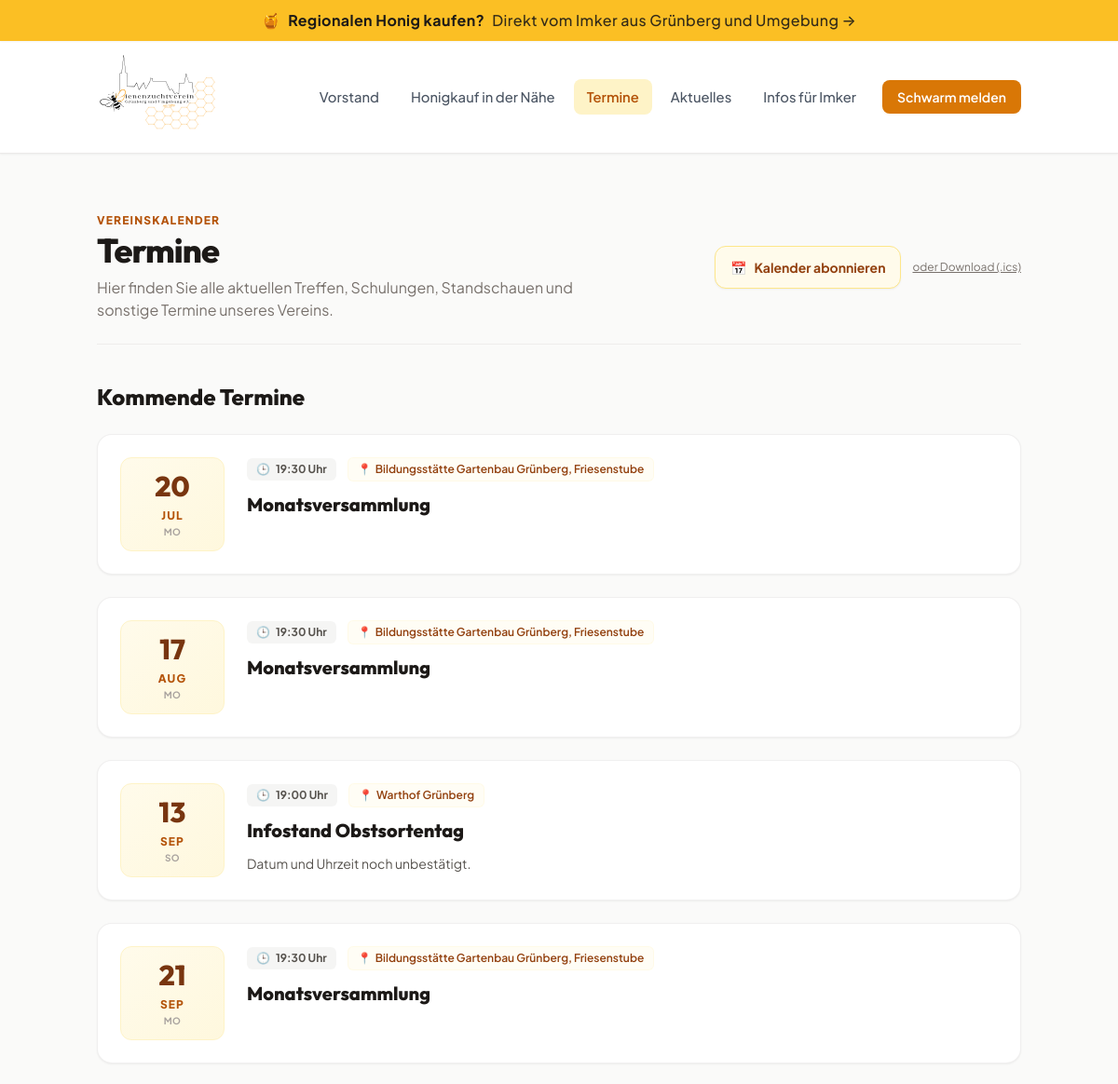
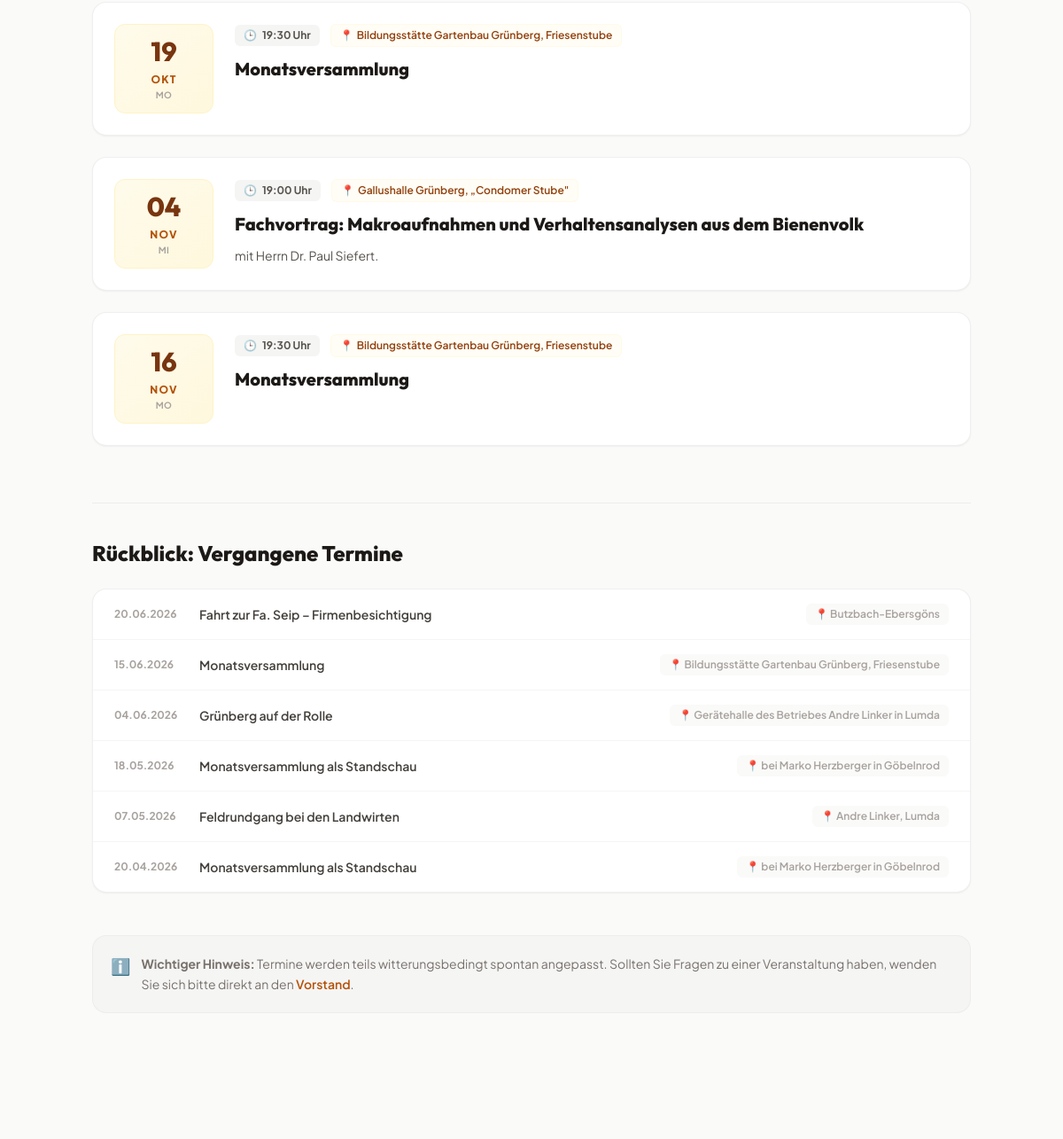
The app's page /termine.php (upper part), older data (2 pictures, top to bottom).
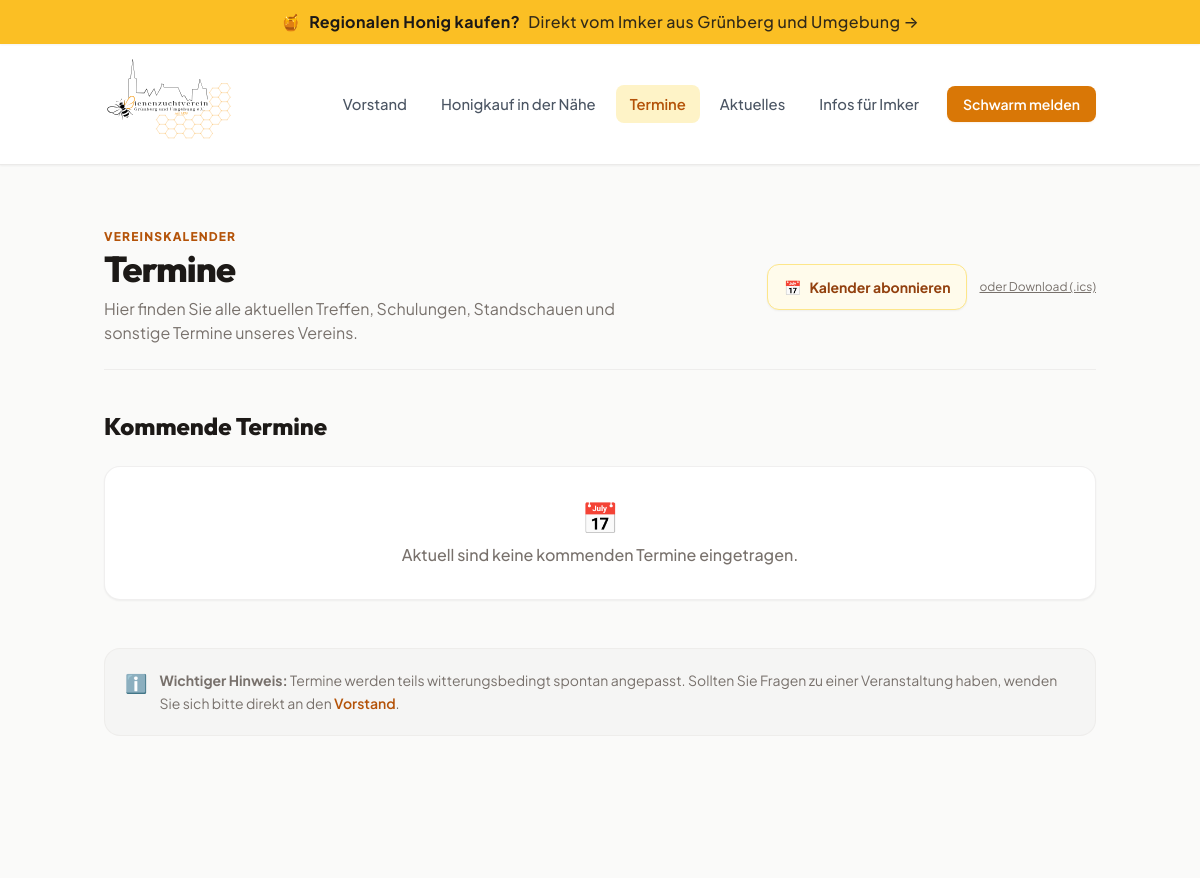
The same page, newer data.
### tables this page shows
CREATE TABLE termine (
    id              INT UNSIGNED NOT NULL AUTO_INCREMENT,
    starts_at       DATETIME NOT NULL,
    ends_at         DATETIME DEFAULT NULL,
    title           VARCHAR(255) NOT NULL,
    location        VARCHAR(255) DEFAULT NULL,
    description     TEXT,
    is_published    TINYINT(1) NOT NULL DEFAULT 1,
    created_at      DATETIME NOT NULL DEFAULT CURRENT_TIMESTAMP,
    updated_at      DATETIME NOT NULL DEFAULT CURRENT_TIMESTAMP ON UPDATE CURRENT_TIMESTAMP,
    PRIMARY KEY (id),
    KEY ix_termine_starts (is_published, starts_at)
);

### library/Database.php (called while the page is built, shortened)
<?php
final class Database
{
    private static ?PDO $pdo = null;
    public static function pdo(): PDO
    {
        if (self::$pdo !== null) {
            return self::$pdo;
        }
        if (defined('DB_SOCKET') && DB_SOCKET) {
            $dsn = sprintf('mysql:unix_socket=%s;dbname=%s;charset=utf8mb4', DB_SOCKET, DB_NAME);
        } else {
            $dsn = sprintf('mysql:host=%s;port=%d;dbname=%s;charset=utf8mb4',
                DB_HOST, DB_PORT, DB_NAME);
        }
        self::$pdo = new PDO($dsn, DB_USER, DB_PASS, [
            PDO::ATTR_ERRMODE            => PDO::ERRMODE_EXCEPTION,
            PDO::ATTR_DEFAULT_FETCH_MODE => PDO::FETCH_ASSOC,
            PDO::ATTR_EMULATE_PREPARES   => false,
            (defined('Pdo\Mysql::ATTR_INIT_COMMAND') ? \Pdo\Mysql::ATTR_INIT_COMMAND : PDO::MYSQL_ATTR_INIT_COMMAND)
                => 'SET NAMES utf8mb4 COLLATE utf8mb4_unicode_ci',
        ]);
        return self::$pdo;
    }
}

### library/Helpers.php (called while the page is built, shortened)
<?php
function h(?string $s): string
{
    return htmlspecialchars((string)$s, ENT_QUOTES | ENT_SUBSTITUTE, 'UTF-8');
}
function format_date_de(?string $iso, string $pattern = 'd.m.Y'): string
{
    $ts = strtotime($iso);
    $formatted = date($pattern, $ts);
    static $weekdayLong = [
        'Monday'    => 'Montag',     'Tuesday'  => 'Dienstag',
        'Wednesday' => 'Mittwoch',   'Thursday' => 'Donnerstag',
        'Friday'    => 'Freitag',    'Saturday' => 'Samstag',
        'Sunday'    => 'Sonntag',
    ];
    static $weekdayShort = [
        'Mon' => 'Mo', 'Tue' => 'Di', 'Wed' => 'Mi',
        'Thu' => 'Do', 'Fri' => 'Fr', 'Sat' => 'Sa', 'Sun' => 'So',
    ];
    static $monthLong = [
        'January'   => 'Januar',     'February' => 'Februar',
        'March'     => 'März',       'April'    => 'April',
        'May'       => 'Mai',        'June'     => 'Juni',
        'July'      => 'Juli',       'August'   => 'August',
        'September' => 'September',  'October'  => 'Oktober',
        'November'  => 'November',   'December' => 'Dezember',
    ];
    static $monthShort = [
        'Jan' => 'Jan', 'Feb' => 'Feb', 'Mar' => 'Mär', 'Apr' => 'Apr',
        'May' => 'Mai', 'Jun' => 'Jun', 'Jul' => 'Jul', 'Aug' => 'Aug',
        'Sep' => 'Sep', 'Oct' => 'Okt', 'Nov' => 'Nov', 'Dec' => 'Dez',
    ];
    $formatted = strtr($formatted, $weekdayLong);
    $formatted = strtr($formatted, $monthLong);
    $formatted = strtr($formatted, $weekdayShort);
    $formatted = strtr($formatted, $monthShort);
    return $formatted;
}
function nav_active(string $path, string $current): string
{
    return ($path === $current) ? ' aria-current="page" class="font-semibold text-amber-700"' : '';
}
function webcal_url(string $path = '/termine.ics'): string
{
    $host = $_SERVER['HTTP_HOST'] ?? 'bienenzuchtverein-gruenberg.de';
    return 'webcal://' . $host . $path;
}
function block(string $slug, string $default = ''): string
{
    static $cache = [];
    if (!array_key_exists($slug, $cache)) {
        try {
            $stmt = Database::pdo()->prepare("SELECT body FROM page_blocks WHERE slug = ?");
            $stmt->execute([$slug]);
            $cache[$slug] = $stmt->fetchColumn();
        } catch (Throwable $e) {
            $cache[$slug] = false;
        }
    }
    return $cache[$slug] !== false ? (string)$cache[$slug] : $default;
}

### public/termine.php (the view, shortened to what this page needs)
<?php
$pdo = Database::pdo();
$upcoming = $pdo->query(
    "SELECT id, starts_at, ends_at, title, location, description
       FROM termine
      WHERE is_published = 1 AND starts_at >= NOW()
      ORDER BY starts_at ASC"
)->fetchAll();
$past = $pdo->query(
    "SELECT id, starts_at, title, location
       FROM termine
      WHERE is_published = 1 AND starts_at < NOW()
      ORDER BY starts_at DESC
      LIMIT 10"
)->fetchAll();
Templates::header('Termine', '/termine.php');
?>
<section class="max-w-5xl mx-auto px-4 py-12 md:py-16">
  <div class="flex flex-col md:flex-row md:items-center justify-between border-b border-stone-200/60 pb-6 mb-10 gap-4">
    <div>
      <div class="text-xs uppercase tracking-widest text-honey-700 font-extrabold mb-1" data-edit-resource="page_blocks" data-edit-id="termine.eyebrow">
        <?= h(block('termine.eyebrow', 'Vereinskalender')) ?>
      </div>
      <h1 class="text-3xl md:text-4xl font-display font-extrabold text-stone-900 tracking-tight" data-edit-resource="page_blocks" data-edit-id="termine.title">
        <?= h(block('termine.title', 'Termine')) ?>
      </h1>
      <p class="text-stone-500 mt-2 text-base max-w-xl" data-edit-resource="page_blocks" data-edit-id="termine.subtitle">
        <?= h(block('termine.subtitle', 'Hier finden Sie alle aktuellen Treffen, Schulungen, Standschauen und sonstige Termine unseres Vereins.')) ?>
      </p>
    </div>
    <div class="shrink-0 flex items-center gap-3">
      <a href="<?= h(webcal_url('/termine.ics')) ?>"
         title="Klick öffnet die Kalender-App und fragt nach Abo. Falls dein Browser webcal:// nicht kennt: rechts auf den Download-Link."
         class="inline-flex items-center gap-2 bg-amber-50 border border-amber-200 hover:bg-honey-50 text-honey-800 font-bold px-4 py-3 rounded-xl shadow-sm text-sm transition-all active:scale-98">
        <span>📅</span> Kalender abonnieren
      </a>
      <a href="/termine.ics" download
         title="Termine als .ics-Datei herunterladen (für Outlook-Import o.ä.)"
         class="text-xs text-stone-500 hover:text-honey-700 underline">
        oder Download (.ics)
      </a>
    </div>
  </div>
  <h2 class="text-2xl font-display font-extrabold text-stone-900 mb-6" data-edit-resource="page_blocks" data-edit-id="termine.upcoming.title">
    <?= h(block('termine.upcoming.title', 'Kommende Termine')) ?>
  </h2>
  <?php if (!$upcoming): ?>
    <div class="bg-white border border-stone-200/60 rounded-2xl p-8 text-center shadow-sm">
      <span class="text-3xl">📅</span>
      <p class="text-stone-500 mt-2 font-medium" data-edit-resource="page_blocks" data-edit-id="termine.upcoming.empty">
        <?= h(block('termine.upcoming.empty', 'Aktuell sind keine kommenden Termine eingetragen.')) ?>
      </p>
    </div>
  <?php else: ?>
    <div class="space-y-6">
      <?php foreach ($upcoming as $t):
        $timestamp = strtotime($t['starts_at']);
        $day = date('d', $timestamp);
        $month = format_date_de($t['starts_at'], 'M');
        $weekday = format_date_de($t['starts_at'], 'D');
      ?>
        <div class="bg-white border border-stone-200/60 hover:border-honey-200 rounded-2xl p-6 shadow-sm hover:shadow-md transition-all duration-200 flex flex-col md:flex-row gap-6" data-edit-resource="termine" data-edit-id="<?= (int)$t['id'] ?>">
          <div class="flex md:flex-col items-center justify-center bg-gradient-to-br from-amber-50 to-amber-100/60 border border-amber-100 rounded-xl px-4 py-3 md:w-28 shrink-0 gap-3 md:gap-0">
            <span class="block text-2xl md:text-3xl font-display font-extrabold text-honey-900 leading-none"><?= $day ?></span>
            <span class="block text-xs font-extrabold text-honey-700 uppercase tracking-widest md:mt-1.5"><?= $month ?></span>
            <span class="block text-[10px] font-bold text-stone-400 uppercase tracking-wider md:mt-0.5"><?= $weekday ?></span>
          </div>
          <div class="flex-1 space-y-3">
            <div class="flex flex-wrap items-center gap-3">
              <span class="bg-stone-100 text-stone-600 px-2.5 py-1 rounded-md text-xs font-bold flex items-center gap-1.5">
                <span>🕒</span> <?= h(format_date_de($t['starts_at'], 'H:i')) ?> Uhr
              </span>
              <?php if ($t['location']): ?>
                <span class="bg-amber-50/50 border border-amber-100/30 text-honey-800 px-2.5 py-1 rounded-md text-xs font-semibold flex items-center gap-1">
                  <span>📍</span> <?= h($t['location']) ?>
                </span>
              <?php endif; ?>
            </div>
            <h3 class="font-display font-extrabold text-stone-900 text-xl leading-tight"><?= h($t['title']) ?></h3>
            <?php if ($t['description']): ?>
              <p class="text-stone-600 text-sm leading-relaxed whitespace-pre-line"><?= h($t['description']) ?></p>
            <?php endif; ?>
          </div>
        </div>
      <?php endforeach; ?>
    </div>
  <?php endif; ?>
  <?php if ($past): ?>
    <div class="mt-16 border-t border-stone-200/60 pt-10">
      <h2 class="text-2xl font-display font-extrabold text-stone-900 mb-6" data-edit-resource="page_blocks" data-edit-id="termine.past.title">
        <?= h(block('termine.past.title', 'Rückblick: Vergangene Termine')) ?>
      </h2>
      <div class="bg-white border border-stone-200/60 rounded-2xl overflow-hidden shadow-sm">
        <ul class="divide-y divide-stone-100">
          <?php foreach ($past as $t): ?>
            <li class="px-6 py-4 flex flex-col sm:flex-row sm:items-center justify-between gap-2 hover:bg-stone-50/40 transition-colors">
              <div class="flex items-center gap-4">
                <span class="text-xs font-bold text-stone-400 shrink-0 w-20"><?= h(format_date_de($t['starts_at'], 'd.m.Y')) ?></span>
                <span class="font-semibold text-stone-700 text-sm"><?= h($t['title']) ?></span>
              </div>
              <?php if ($t['location']): ?>
                <span class="text-xs font-semibold text-stone-400 bg-stone-50 px-2.5 py-1 rounded-md w-fit sm:self-center">
                  📍 <?= h($t['location']) ?>
                </span>
              <?php endif; ?>
            </li>
          <?php endforeach; ?>
        </ul>
      </div>
    </div>
  <?php endif; ?>
  <div class="mt-12 bg-stone-100 border border-stone-200/50 rounded-2xl p-5 text-sm text-stone-500 flex gap-3">
    <span class="text-lg">ℹ️</span>
    <p class="leading-relaxed">
      <strong>Wichtiger Hinweis:</strong> Termine werden teils witterungsbedingt spontan angepasst. Sollten Sie Fragen zu einer Veranstaltung haben, wenden Sie sich bitte direkt an den <a href="/vorstand.php" class="text-honey-700 font-semibold hover:underline">Vorstand</a>.
    </p>
  </div>
</section>
<?php Templates::footer(); ?>

### library/Templates.php (shortened to what this page needs)
<?php
final class Templates
{
    public static function header(string $pageTitle = '', string $currentPath = '/'): void
    {
        ?>
<!DOCTYPE html>
<html lang="de" class="scroll-smooth">
<head>
    <script src="https://cdn.tailwindcss.com"></script>
</head>
<body class="min-h-screen bg-stone-50 text-stone-900 font-sans flex flex-col antialiased">
<a href="/imker.php" class="relative block bg-gradient-to-r from-amber-400 via-honey-400 to-amber-400 text-stone-900 text-center py-2.5 px-4 font-bold tracking-wide shadow-sm hover:brightness-105 transition duration-150 z-50">
  <div class="max-w-5xl mx-auto flex items-center justify-center gap-2 text-sm sm:text-base">
    <span class="text-base">🍯</span>
    <span data-edit-resource="page_blocks" data-edit-id="banner.honig.text">
      <?= h(block('banner.honig.text', 'Regionalen Honig kaufen?')) ?>
    </span>
    <span class="hidden sm:inline font-medium text-stone-900/90" data-edit-resource="page_blocks" data-edit-id="banner.honig.suffix">
      <?= h(block('banner.honig.suffix', 'Direkt vom Imker aus Grünberg und Umgebung →')) ?>
    </span>
  </div>
</a>
<header class="sticky top-0 bg-white/90 backdrop-blur-md border-b border-stone-200/80 shadow-sm z-40 transition-all duration-300">
  <div class="max-w-5xl mx-auto px-4 py-3 flex items-center justify-between">
    <a href="/" class="flex items-center group" aria-label="Zur Startseite">
      <img src="/assets/logo.svg" alt="<?= h(SITE_NAME) ?>"
           class="h-20 md:h-24 w-auto group-hover:scale-[1.02] transition-transform duration-200"
           width="1836" height="1336">
    </a>
    <nav class="hidden md:flex items-center gap-1.5">
      <a href="/vorstand.php"<?= nav_active('/vorstand.php', $currentPath) ?>>Vorstand</a>
      <a href="/imker.php"<?= nav_active('/imker.php', $currentPath) ?>>Honigkauf in der Nähe</a>
      <a href="/termine.php"<?= nav_active('/termine.php', $currentPath) ?>>Termine</a>
      <a href="/aktuelles.php"<?= nav_active('/aktuelles.php', $currentPath) ?>>Aktuelles</a>
      <a href="/infos.php"<?= nav_active('/infos.php', $currentPath) ?>>Infos für Imker</a>
      <a href="/schwarm.php" class="ml-2 bg-amber-600 hover:bg-amber-700 text-white font-semibold px-4 py-2 rounded-lg text-sm transition-all shadow-sm hover:shadow shadow-amber-600/10">Schwarm melden</a>
    </nav>
  </div>
</header>
<main class="flex-1">
<?php
    }
    public static function footer(): void
    {
        ?>
</main>
</body>
</html>
<?php
    }
}

### library/Templates.php (style rules this page uses)
body { text-rendering: optimizeLegibility; -webkit-font-smoothing: antialiased; }
header nav a { color: #4b5563; padding: 0.5rem 0.875rem; border-radius: 0.5rem; transition: all 0.2s cubic-bezier(0.4, 0, 0.2, 1); font-weight: 500; font-size: 0.925rem; display: inline-flex; align-items: center; gap: 0.25rem; }
header nav a[aria-current="page"] { color: #b45309; background-color: #fef3c7; font-weight: 600; }

Row changes from the older to the newer data that the page shows:
removed termine: starts_at "20", starts_at "JUL", starts_at "MO", starts_at "19:30", location "Bildungsstätte Gartenbau Grünberg, Friesenstube", title "Monatsversammlung", shown under "Kommende Termine"
removed termine: starts_at "17", starts_at "AUG", starts_at "MO", starts_at "19:30", location "Bildungsstätte Gartenbau Grünberg, Friesenstube", title "Monatsversammlung", shown under "Kommende Termine"
removed termine: starts_at "13", starts_at "SEP", starts_at "SO", starts_at "19:00", location "Warthof Grünberg", title "Infostand Obstsortentag", description "Datum und Uhrzeit noch unbestätigt.", shown under "Kommende Termine"
removed termine: starts_at "21", starts_at "SEP", starts_at "MO", starts_at "19:30", location "Bildungsstätte Gartenbau Grünberg, Friesenstube", title "Monatsversammlung", shown under "Kommende Termine"
removed termine: starts_at "19", starts_at "OKT", starts_at "MO", starts_at "19:30", location "Bildungsstätte Gartenbau Grünberg, Friesenstube", title "Monatsversammlung", shown under "Kommende Termine"
removed termine: starts_at "04", starts_at "NOV", starts_at "MI", starts_at "19:00", location "Gallushalle Grünberg, „Condomer Stube\"", title "Fachvortrag: Makroaufnahmen und Verhaltensanalysen aus dem Bienenvolk", description "mit Herrn Dr. Paul Siefert.", shown under "Kommende Termine"
removed termine: starts_at "16", starts_at "NOV", starts_at "MO", starts_at "19:30", location "Bildungsstätte Gartenbau Grünberg, Friesenstube", title "Monatsversammlung", shown under "Kommende Termine"
removed termine: starts_at "20.06.2026", title "Fahrt zur Fa. Seip – Firmenbesichtigung", location "Butzbach-Ebersgöns", shown under "Rückblick: Vergangene Termine"
removed termine: starts_at "15.06.2026", title "Monatsversammlung", location "Bildungsstätte Gartenbau Grünberg, Friesenstube", shown under "Rückblick: Vergangene Termine"
removed termine: starts_at "04.06.2026", title "Grünberg auf der Rolle", location "Gerätehalle des Betriebes Andre Linker in Lumda", shown under "Rückblick: Vergangene Termine"
removed termine: starts_at "18.05.2026", title "Monatsversammlung als Standschau", location "bei Marko Herzberger in Göbelnrod", shown under "Rückblick: Vergangene Termine"
removed termine: starts_at "07.05.2026", title "Feldrundgang bei den Landwirten", location "Andre Linker, Lumda", shown under "Rückblick: Vergangene Termine"
removed termine: starts_at "20.04.2026", title "Monatsversammlung als Standschau", location "bei Marko Herzberger in Göbelnrod", shown under "Rückblick: Vergangene Termine"
Text that changed along with them:
block('termine.past.title', 'Rückblick: Vergangene Termine'): "Rückblick: Vergangene Termine" → (not shown)
text now shown: "📅 Aktuell sind keine kommenden Termine eingetragen."
